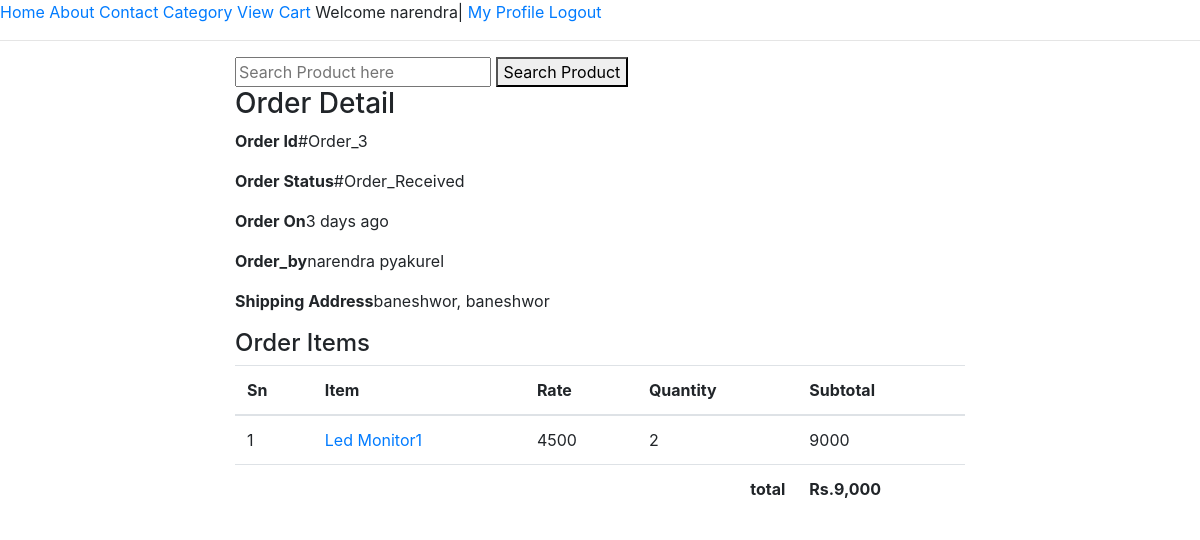
/profile/order-3/ (signed in), run on the app's committed database.
### ecomapp/models.py (models this page shows, shortened)
class Order(models.Model):
    cart = models.OneToOneField(Cart, on_delete=models.CASCADE)
    order_by = models.CharField(max_length=200)
    shipping_address = models.CharField(max_length=300)
    mobile = models.CharField(max_length=10)
    email = models.EmailField(null=True, blank=True)
    subtotal = models.PositiveIntegerField()
    discount = models.PositiveIntegerField()
    total = models.PositiveIntegerField()
    order_status = models.CharField(max_length=50, choices=ORDER_STATUS)
    created_at = models.DateTimeField(auto_now_add=True)

class CartProduct(models.Model):
    cart = models.ForeignKey(Cart, on_delete=models.CASCADE)
    product = models.ForeignKey(Product, on_delete=models.CASCADE)
    rate = models.PositiveIntegerField()
    quantity = models.PositiveIntegerField()
    subtotal = models.PositiveIntegerField()

class Product(models.Model):
    title = models.CharField(max_length=200)
    slug = models.SlugField(unique=True)
    category = models.ForeignKey(Category, on_delete=models.CASCADE)
    image = models.ImageField(upload_to="products")
    marked_price = models.PositiveIntegerField()
    selling_price = models.PositiveIntegerField()
    description = models.TextField()
    warranty = models.CharField(max_length=300, null=True, blank=True)
    return_policy = models.CharField(max_length=300, null=True, blank=True)
    view_count = models.PositiveIntegerField(default=0)

### ecomapp/views.py (the view)
# urls.py: path('profile/order-<int:pk>/', CustomerOrderDetailView.as_view(),
class CustomerOrderDetailView(DetailView):
    template_name = 'customerorderdetail.html'
    model = Order
    context_object_name = 'ord_obj'
    def dispatch(self, request, *args, **kwargs):
        if request.user.is_authenticated and Customer.objects.filter(user=request.user).exists():
            order_id = self.kwargs['pk']
            order = Order.objects.get(id=order_id)
            if request.user.customer != order.cart.customer:
                return redirect('ecomapp:customerprofile')
        else:
            return redirect('/login/?next=/profile/')
        return super().dispatch(request, *args, **kwargs)

### templates/customerorderdetail.html (shortened to what this page needs)
{% extends 'base.html' %}
{% load humanize %}
{% block content %}
<div class="container">
	<div class="row">
		<div class="col-md-8 mx-auto">
			<h3>Order Detail</h3>
			<p><span class="font-weight-bold">Order Id</span>#Order_{{ord_obj.id}}</p>
			<p><span class="font-weight-bold">Order Status</span>#{{ord_obj.order_status}}</p>
			<p><span class="font-weight-bold">Order On</span>{{ord_obj.created_at|timesince}} ago</p>
			<p><span class="font-weight-bold">Order_by</span>{{ord_obj.order_by}}</p>
			<p><span class="font-weight-bold">Shipping Address</span>{{ord_obj.shipping_address}}</p>
			<h4>Order Items</h4>
			<table class="table">
			<thead>
				<tr>
				<th>Sn</th>
				<th>Item</th>
				<th>Rate</th>
				<th>Quantity</th>
				<th>Subtotal</th>
			</thead>
			<tbody>
				{% for cp in ord_obj.cart.cartproduct_set.all %}
				<tr>
					<td>{{forloop.counter}}</td>
					<td><a target="_blank" href="{% url 'ecomapp:productdetail' cp.product.slug %}">{{cp.product.title}}{{cp.product.id}}</a></td>
					<td>{{cp.rate}}</td>
					<td>{{cp.quantity}}</td>
					<td>{{cp.subtotal}}</td>
				</tr>
				{% endfor %}
				<tr>
					<th colspan="4" class="text-right">total</th>
					<th>Rs.{{ord_obj.total|intcomma}}</th>
				</tr>
			</tbody>
			</table>
	</div>
	</div>
{% endblock %}

### templates/base.html (shortened to what this page needs)
<!DOCTYPE html>
<html>
<head>
	<link rel="stylesheet" type="text/css" href="https://stackpath.bootstrapcdn.com/bootstrap/4.5.2/css/bootstrap.min.css">
</head>
<body>
	<a href="{% url 'ecomapp:home' %}">Home</a>
	<a href="{% url 'ecomapp:about' %}">About</a>
	<a href="{% url 'ecomapp:contact' %}">Contact</a>
	<a href="{% url 'ecomapp:allproducts' %}">Category</a>
	<a href="{% url 'ecomapp:mycart' %}">View Cart</a>
	{% if request.user.customer %}
	Welcome {{request.user.username}}|
	<a href="{% url 'ecomapp:customerprofile' %}">My Profile</a>
	<a href="{% url 'ecomapp:logout' %}">Logout</a>
	{% else %}
	<a href="{% url 'ecomapp:customerregistration' %}">Register</a>
	<a href="{% url 'ecomapp:customerlogin' %}">Login</a>
	{% endif %}
	<hr>
	<div class="container">
		<div class="row">
			<div class="col-md-8 mx-auto">
				<form action="{% url 'ecomapp:search' %}" method="GET">
					<input type="text" name="keyword" placeholder="Search Product here" required="">
					<button>Search Product</button>
				</form>
			</div>
		</div>
	</div>
	{% block content %}
	{% endblock %}
</body>
</html>

### data on the page
Order: id "3", order_status "Order_Received", created_at "3 days", order_by "narendra pyakurel", shipping_address "baneshwor, baneshwor", total "9,000"
CartProduct: product "Led Monitor", product.id "1", rate "4500", quantity "2", subtotal "9000"

### other printed values
{{ request.user.username }} "narendra"
